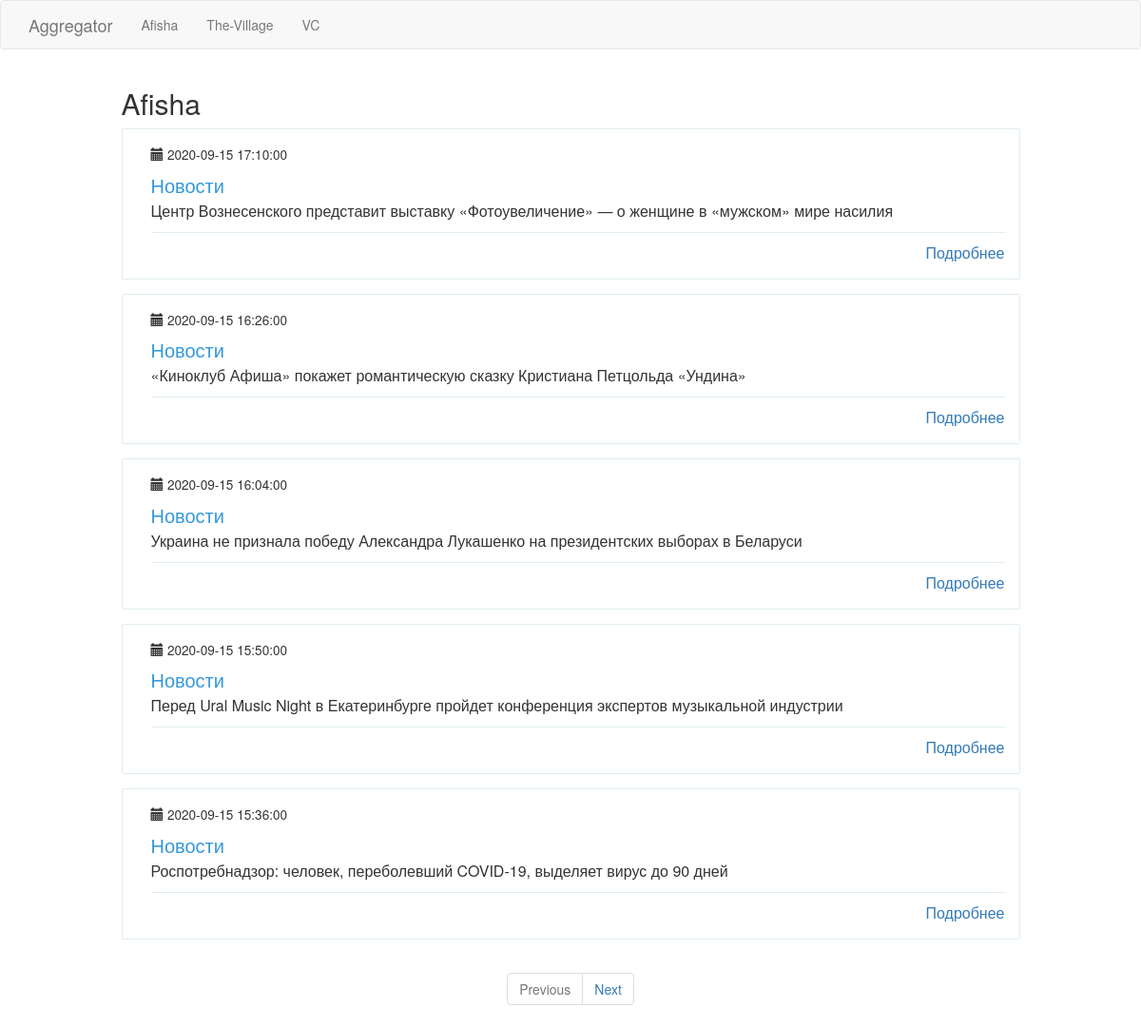
/afisha, run on an earlier commit of the app's database.
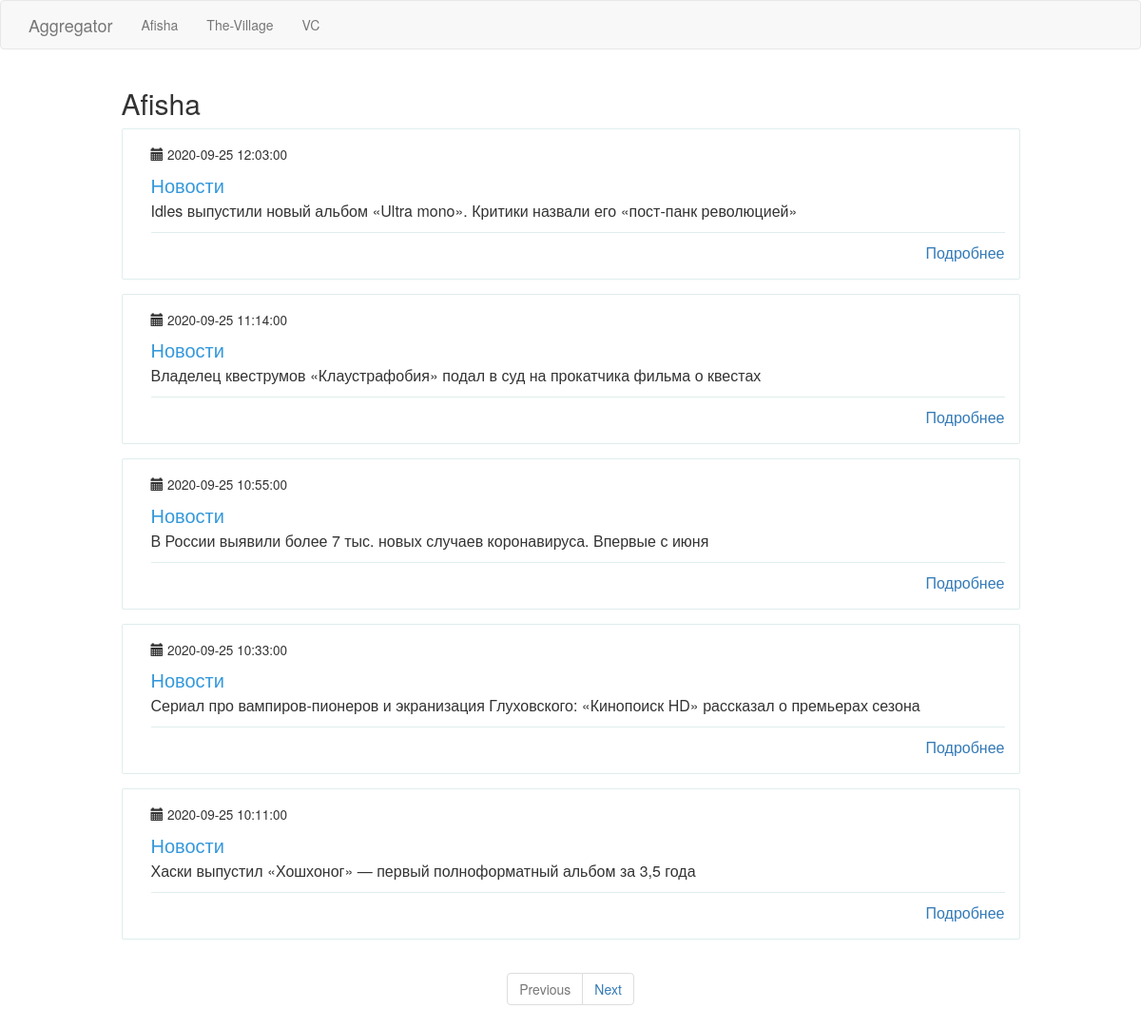
And on a later commit of the database.
### app/models.py (models this page shows, shortened)
class PaginatedAPIMixin(object):
    @staticmethod
    def to_collection_dict(query, page, per_page, endpoint, **kwargs):
        resources = query.paginate(page, per_page, False)
        data = {
            'items': [item.to_dict() for item in resources.items],
            '_meta': {
                'page': page,
                'per_page': per_page,
                'total_pages': resources.pages,
                'total_items': resources.total
            },
            '_links': {
                'self': url_for(endpoint, page=page, per_page=per_page, **kwargs),
                'next': url_for(endpoint, page=page + 1, per_page=per_page, **kwargs) if resources.has_next else None,
                'prev': url_for(endpoint, page=page - 1, per_page=per_page, **kwargs) if resources.has_prev else None
            }
        }
        return data

class News(PaginatedAPIMixin, db.Model):
    id = db.Column(db.Integer, primary_key=True)
    header = db.Column(db.String(120), index=True, unique=True)
    link = db.Column(db.String(120), index=True, unique=True)
    timestamp = db.Column(db.DateTime, index=True, default=datetime.utcnow)
    user_id = db.Column(db.Integer, db.ForeignKey('resource.id'))

### app/main/routes.py (the view)
@bp.route('/afisha', methods=['GET'])
@cache.cached(timeout=120, query_string=True)
def afisha():
    resource_id = current_app.config['RESOURCE_ID'][request.path[1:]]
    news_per_page = get_news_per_page(resource_id)
    next_url, prev_url = create_next_prev_page("afisha", news_per_page)
    return render_template("news.html", news=news_per_page.items, title="Afisha",
                           next_url=next_url, prev_url=prev_url)

### app/main/services.py (called while the page is built)
def create_next_prev_page(resource: str, news: Pagination) -> (str, str):
    next_url = url_for(f'main.{resource}', page=news.next_num) if news.has_next else None
    prev_url = url_for(f'main.{resource}', page=news.prev_num) if news.has_prev else None
    return next_url, prev_url

def get_news_per_page(resource_id: int) -> Pagination:
    page = request.args.get('page', 1, type=int)
    return News.query.filter_by(user_id=resource_id).order_by(News.timestamp.desc())\
        .paginate(page, current_app.config['POSTS_PER_PAGE'], False)

### app/templates/news.html (shortened to what this page needs)
{% extends "base.html" %}
{% block content %}
    <div class="container">
      <div class="row">
         <div class="col-md-10 col-md-offset-1 header-h2">
             <h2>{{ title }}</h2>
         </div>
        {% for new in news %}
        <div class="col-md-10 col-md-offset-1">
          <div class="wp-block property list">
            <div class="wp-block-body">
              <div class="wp-block-content">
                <small>
                 <span class="glyphicon glyphicon-calendar" aria-hidden="true"></span> {{ new.timestamp  }}
                </small>
                <h4 class="content-title">Новости</h4>
                <p class="description">{{ new.header }}</p>
                <span class="pull-right">
                  <span class="capacity">
                     <a href="{{ new.link }}">Подробнее</a>
                  </span>
                </span>
              </div>
            </div>
          </div>
        </div>
      {% endfor %}
      </div>
    </div>
<nav class="text-center" aria-label="Page navigation example">
  <ul class="pagination">
    <li class="page-item {% if not prev_url %} disabled{% endif %}">
      <a class="page-link" href="{{ prev_url or '#' }}" tabindex="-1">Previous</a>
    </li>
    <li class="page-item{% if not next_url %} disabled{% endif %}">
      <a class="page-link" href="{{ next_url or '#' }}">Next</a>
    </li>
  </ul>
</nav>
{% endblock %}

What changed in the data, as far as the page shows it:
no longer on this page (row unchanged): News: timestamp "2020-09-15 17:10:00", header "Центр Вознесенского представит выставку «Фотоувеличение» — о женщине в «мужском» мире насилия"
no longer on this page (row unchanged): News: timestamp "2020-09-15 16:26:00", header "«Киноклуб Афиша» покажет романтическую сказку Кристиана Петцольда «Ундина»"
no longer on this page (row unchanged): News: timestamp "2020-09-15 16:04:00", header "Украина не признала победу Александра Лукашенко на президентских выборах в Беларуси"
no longer on this page (row unchanged): News: timestamp "2020-09-15 15:50:00", header "Перед Ural Music Night в Екатеринбурге пройдет конференция экспертов музыкальной индустрии"
no longer on this page (row unchanged): News: timestamp "2020-09-15 15:36:00", header "Роспотребнадзор: человек, переболевший COVID-19, выделяет вирус до 90 дней"
added News: timestamp "2020-09-25 12:03:00", header "Idles выпустили новый альбом «Ultra mono». Критики назвали его «пост-панк революцией»"
added News: timestamp "2020-09-25 11:14:00", header "Владелец квеструмов «Клаустрафобия» подал в суд на прокатчика фильма о квестах"
added News: timestamp "2020-09-25 10:55:00", header "В России выявили более 7 тыс. новых случаев коронавируса. Впервые с июня"
added News: timestamp "2020-09-25 10:33:00", header "Сериал про вампиров-пионеров и экранизация Глуховского: «Кинопоиск HD» рассказал о премьерах сезона"
added News: timestamp "2020-09-25 10:11:00", header "Хаски выпустил «Хошхоног» — первый полноформатный альбом за 3,5 года"
